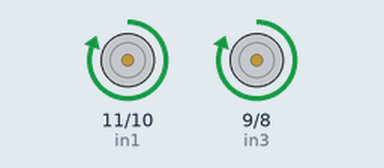
Recording of a sketch running on a simulated Arduino Uno, built with avr-gcc and run on an emulated ATmega328P. On the bench: motor-driver pin pairs drawn as motors (green arrow = first pin HIGH = forward, orange = second pin HIGH = backward, longer = more drive, scaled by the enable pin).

Above: at 1.0 s.
At 3.0 s:
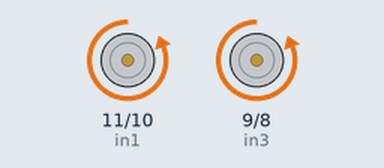
At 4.5 s:
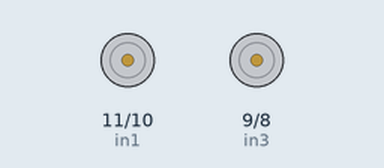
Timing chart, 0 to 6.5 s (numbered marks = the images above):
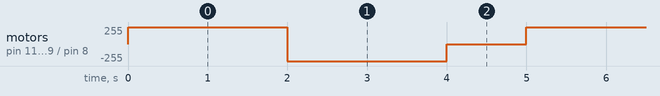

Measured:
- by itself, motor on pin 11 (in1) / pin 10 (in2), motor on pin 9 (in3) / pin 8 (in4): repeats every 5.0 s: backward 255/255 2.0 s, stopped 1.0 s, forward 255/255 2.0 s

The sketch:

sketch_mar09b.ino
```cpp
int enA = 12;
int in1 = 11;
int in2 = 10;
int in3 = 9;
int in4 = 8;
int enB = 7;

void setup() {

  // Set all the motor control pins to outputs
  //pinMode(enA, OUTPUT);
  pinMode(enA, OUTPUT);
  pinMode(enB, OUTPUT);
  //pinMode(in1, OUTPUT);
  //pinMode(in2, OUTPUT);
  pinMode(in1, OUTPUT);
  pinMode(in2, OUTPUT);
  pinMode(in3, OUTPUT);
  pinMode(in4, OUTPUT);

}

void loop() {

  //digitalWrite(in1, HIGH);
  //digitalWrite(in2, LOW);
  digitalWrite(in1, HIGH);
  digitalWrite(in2, LOW);
  analogWrite(enA, 200);
  digitalWrite(in3, HIGH);
  digitalWrite(in4, LOW);
  analogWrite(enB, 200);
  delay(2000);
  Serial.println("dssd");
    //digitalWrite(in1, LOW);
  //digitalWrite(in2, HIGH);
  digitalWrite(in1, LOW);
  digitalWrite(in2, HIGH);
  analogWrite(enA, 200);
    digitalWrite(in3, LOW);
  digitalWrite(in4, HIGH);
  analogWrite(enB, 200);
  delay(2000);
  Serial.println("ds");
    // Turn off motors
  //digitalWrite(in1, LOW);
  //digitalWrite(in2, LOW);
  digitalWrite(in1, LOW);
  digitalWrite(in2, LOW);
  analogWrite(enA, 200);
  digitalWrite(in3, LOW);
  digitalWrite(in4, LOW);
  analogWrite(enB, 200);
  delay(1000);
  Serial.println("d");

}/*
void directionControl() {
  // Set motors to maximum speed
  // For PWM maximum possible values are 0 to 25
  // Turn on motor A & B
  digitalWrite(in1, HIGH);
  digitalWrite(in2, LOW);
  digitalWrite(in1, HIGH);
  digitalWrite(in2, LOW);
  delay(2000);

  // Now change motor directions
  digitalWrite(in1, LOW);
  digitalWrite(in2, HIGH);
  digitalWrite(in1, LOW);
  digitalWrite(in2, HIGH);
  delay(2000);

  // Turn off motors
  digitalWrite(in1, LOW);
  digitalWrite(in2, LOW);
  digitalWrite(in1, LOW);
  digitalWrite(in2, LOW);
}*/
```
